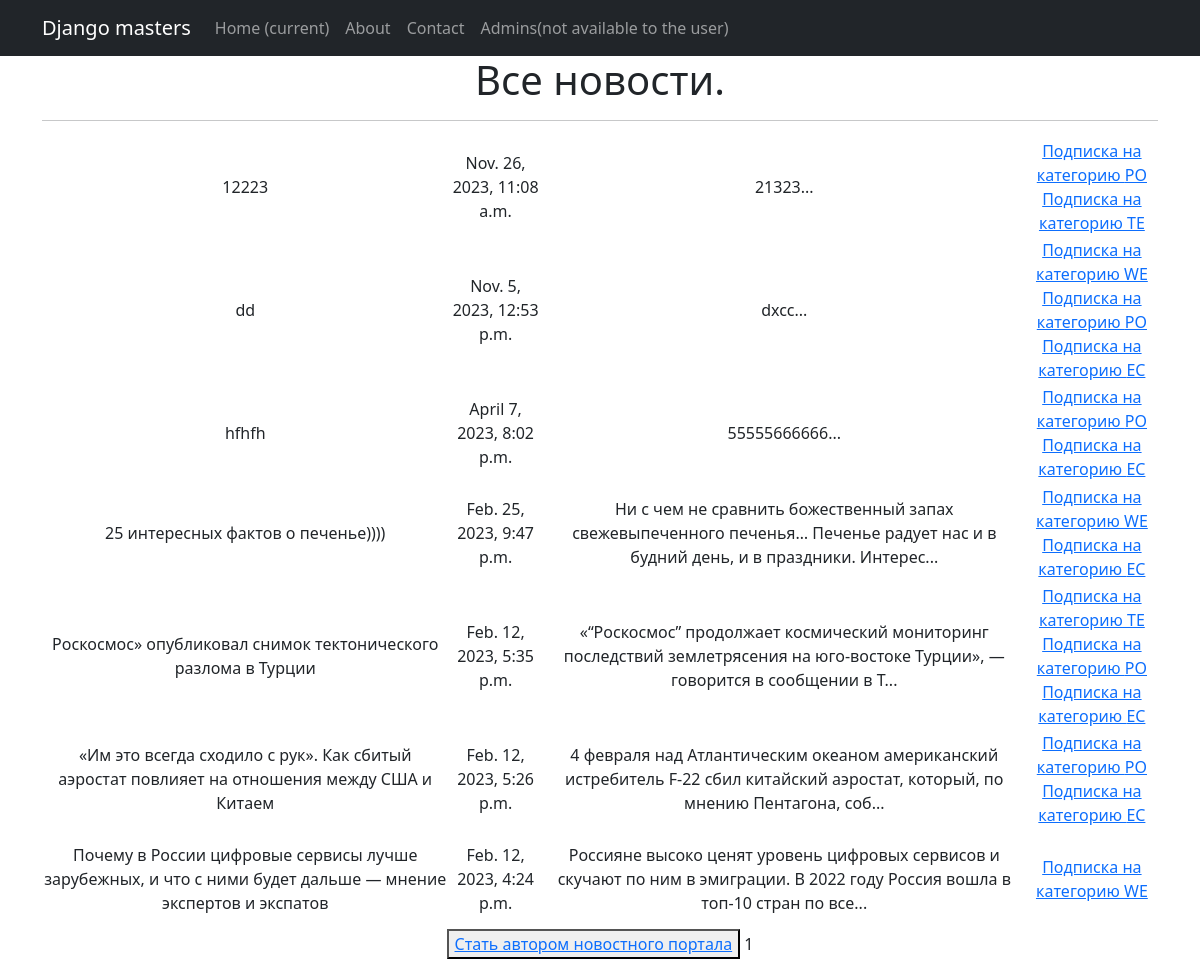
Before: /NewsPaper/ with the older database file.
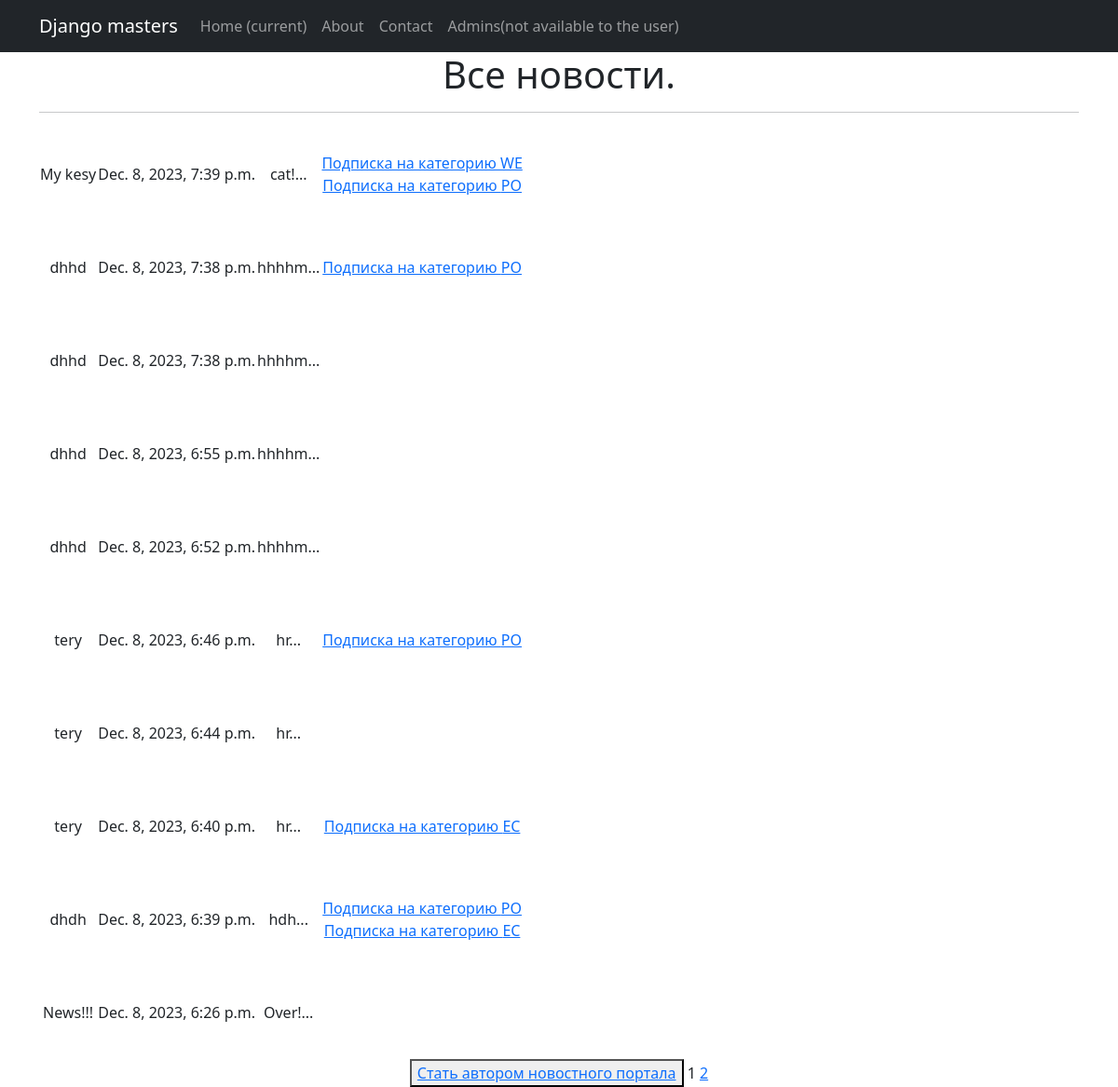
After: the same page with the newer database file.
### news/models.py (models this page shows, shortened)
class Post(models.Model):
    news = 'NE'
    article = 'AR'
    FIELD = [
        (news, 'Новость'),
        (article, 'Статья')
    ]
    article_or_news = models.CharField(max_length=2, choices=FIELD)
    data_time = models.DateTimeField(auto_now_add=True)
    name_news = models.CharField(max_length=255)
    text_news = models.TextField()
    rating_news = models.IntegerField(default=0)
    author_post = models.ForeignKey(Author, on_delete=models.CASCADE)
    post_category = models.ManyToManyField(Category, through='PostCategory')
    def preview(self):
        return self.text_news[0:124] + '...'

class Category(models.Model):
    world_events = 'WE'
    politics = 'PO'
    culture = 'CU'
    economics = 'EC'
    technology = 'TE'
    science = 'SC'
    CATEGORY_NEWS = [
        (world_events, 'События в мире'),
        (politics, 'Политика'),
        (culture, 'Культура'),
        (economics, 'Экономика'),
        (technology, 'Технологии'),
        (science, 'Наука')
    ]
    category_new = models.CharField(max_length=2, choices=CATEGORY_NEWS, unique=True)
    subscribers = models.ManyToManyField(User, through='AuthorCategory', related_name='categories')
    def __str__(self):
        return self.category_new

### news/views.py (the view)
# urls.py: path('', cache_page(60)(NewsList.as_view()), name='news_list'),
class NewsList(ListView):
    model = Post
    ordering = '-data_time'
    template_name = 'news.html'
    context_object_name = 'news'
    paginate_by = 10
    def get_queryset(self):
        queryset = super().get_queryset()
        self.filterset = NewsFilter(self.request.GET, queryset)
        return self.filterset.qs
    def get_context_data(self, **kwargs):
        context = super().get_context_data(**kwargs)
        context['is_not_premium'] = not self.request.user.groups.filter(name='authors').exists()
        context['filterset'] = self.filterset
        return context

### templates/news.html (shortened to what this page needs)
{% extends 'flatpages/default.html' %}
{% block content %}
<h1>Все новости.</h1>
<hr>
<table>
 {% for post in news %}
           <tr style="height: 100px;">
               <td style="height: 100px;">{{ post.name_news }}</td>
               <td style="height: 100px;">{{ post.data_time }}</td>
               <td style="height: 100px;">{{ post.preview }}</td>
               <td style="height: 100px;">
                   {% for category in post.post_category.all %}
                   <a href="categories/{{ category.id }}/" >Подписка на категорию {{ category }}<br></a>
                   {% endfor %}
               </td>
           </tr>
           {% endfor %}
</table>
{% if is_not_premium %}
<button> <a href="upgrade/"> Стать автором новостного портала</a> </button>
{% endif %}
   {{ page_obj.number }}
   {% if page_obj.has_next %}
       <a href="?page={{ page_obj.next_page_number }}">{{ page_obj.next_page_number }}</a>
   {% endif %}
{% endblock content %}

Changed rows visible on the page:
no longer on this page (row unchanged): Post: name_news "12223", data_time "Nov. 26, 2023, 11:08 a.m.", preview "21323...", Category (category_new "PO")
no longer on this page (row unchanged): Category: category_new "TE"
no longer on this page (row unchanged): Post: name_news "dd", data_time "Nov. 5, 2023, 12:53 p.m.", preview "dxcc...", Category (category_new "WE"), Category (category_new "PO"), Category (category_new "EC")
no longer on this page (row unchanged): Post: name_news "hfhfh", data_time "April 7, 2023, 8:02 p.m.", preview "55555666666...", Category (category_new "PO"), Category (category_new "EC")
no longer on this page (row unchanged): Post: name_news "25 интересных фактов о печенье))))", data_time "Feb. 25, 2023, 9:47 p.m.", preview "Ни с чем не сравнить божественный запах свежевыпеченного печенья… Печенье радует нас и в будний день, и в праздники. Интерес...", Category (category_new "WE"), Category (category_new "EC")
no longer on this page (row unchanged): Post: name_news "Роскосмос» опубликовал снимок тектонического разлома в Турции", data_time "Feb. 12, 2023, 5:35 p.m.", preview "«“Роскосмос” продолжает космический мониторинг последствий землетрясения на юго-востоке Турции», — говорится в сообщении в T...", Category (category_new "PO"), Category (category_new "EC")
no longer on this page (row unchanged): Post: name_news "«Им это всегда сходило с рук». Как сбитый аэростат повлияет на отношения между США и Китаем", data_time "Feb. 12, 2023, 5:26 p.m.", preview "4 февраля над Атлантическим океаном американский истребитель F-22 сбил китайский аэростат, который, по мнению Пентагона, соб...", Category (category_new "PO"), Category (category_new "EC")
no longer on this page (row edited): Post: name_news "Почему в России цифровые сервисы лучше зарубежных, и что с ними будет дальше — мнение экспертов и экспатов", data_time "Feb. 12, 2023, 4:24 p.m.", preview "Россияне высоко ценят уровень цифровых сервисов и скучают по ним в эмиграции. В 2022 году Россия вошла в топ-10 стран по все...", Category (category_new "WE")
added Post: name_news "My kesy", data_time "Dec. 8, 2023, 7:39 p.m.", preview "cat!...", Category (category_new "WE"), Category (category_new "PO")
added Post: name_news "dhhd", data_time "Dec. 8, 2023, 7:38 p.m.", preview "hhhhm...", Category (category_new "PO")
added Post: name_news "dhhd", data_time "Dec. 8, 2023, 7:38 p.m.", preview "hhhhm..."
added Post: name_news "dhhd", data_time "Dec. 8, 2023, 6:55 p.m.", preview "hhhhm..."
added Post: name_news "dhhd", data_time "Dec. 8, 2023, 6:52 p.m.", preview "hhhhm..."
added Post: name_news "tery", data_time "Dec. 8, 2023, 6:46 p.m.", preview "hr...", Category (category_new "PO")
added Post: name_news "tery", data_time "Dec. 8, 2023, 6:44 p.m.", preview "hr..."
added Post: name_news "tery", data_time "Dec. 8, 2023, 6:40 p.m.", preview "hr...", Category (category_new "EC")
added Post: name_news "dhdh", data_time "Dec. 8, 2023, 6:39 p.m.", preview "hdh...", Category (category_new "PO"), Category (category_new "EC")
added Post: name_news "News!!!", data_time "Dec. 8, 2023, 6:26 p.m.", preview "Over!..."
Other visible differences:
{{ page_obj.next_page_number }}: (not shown) → "2"
